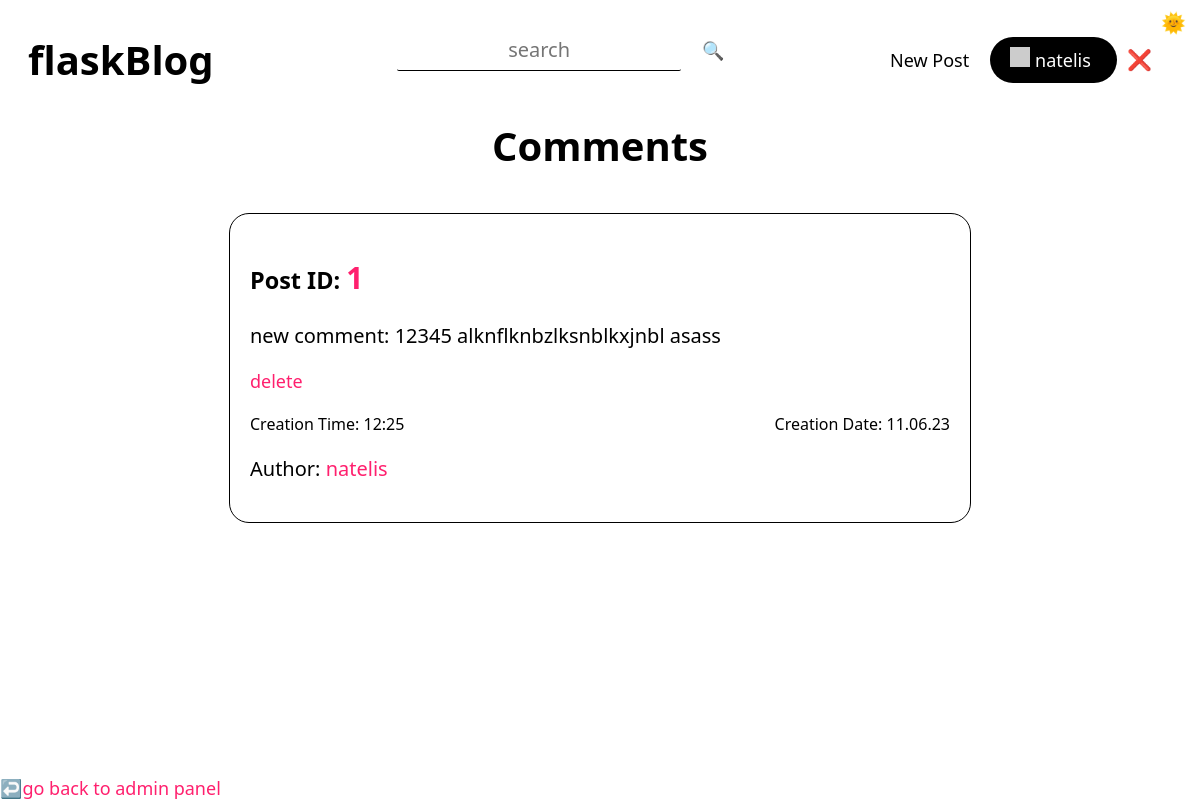
Page /admin/comments (signed in) on the committed database.
### tables this page shows
CREATE TABLE "Users" (
	"userID"	INTEGER NOT NULL UNIQUE,
	"userName"	TEXT UNIQUE,
	"email"	TEXT UNIQUE,
	"password"	TEXT,
	"profilePicture"	TEXT,
	"role"	TEXT,
	"points"	INTEGER,
	"creationDate"	TEXT,
	"creationTime"	TEXT,
	PRIMARY KEY("userID" AUTOINCREMENT)
);

### routes/adminPanelComments.py (the view)
@adminPanelCommentsBlueprint.route("/admin/comments")
@adminPanelCommentsBlueprint.route("/adminpanel/comments")
def adminPanelComments():
    match "userName" in session:
        case True:
            connection = sqlite3.connect(USERS_DB)
            cursor = connection.cursor()
            cursor.execute(
                f'select role from users where userName = "{session["userName"]}"'
            )
            role = cursor.fetchone()[0]
            match role == "admin":
                case True:
                    connection = sqlite3.connect(COMMENTS_DB)
                    cursor = connection.cursor()
                    cursor.execute("select * from comments")
                    comments = cursor.fetchall()
                    return render_template("adminPanelComments.html", comments=comments)
                case False:
                    return redirect("/")
        case False:
            return redirect("/")

### app.py (called while the page is built)
@app.context_processor
def utility_processor():
    getProfilePicture
    return dict(getProfilePicture=getProfilePicture)

### helpers.py (called while the page is built)
def getProfilePicture(userName):
    connection = sqlite3.connect(USERS_DB)
    cursor = connection.cursor()
    cursor.execute(
        f'select profilePicture from users where lower(userName) = "{userName.lower()}"'
    )
    return cursor.fetchone()[0]

### templates/adminPanelComments.html (shortened to what this page needs)
{% extends 'layout.html'%} {%block head%}
<link
  rel="stylesheet"
  href="{{ url_for('static', filename='css/index.css') }}"
/>
<link
  rel="stylesheet"
  href="{{ url_for('static', filename='css/dashboard.css') }}"
/>
{% endblock head %} {%block body%}
<h1 class="textCenter">Comments</h1>
{% for comment in comments %}
<div class="post centeredHorizontally">
  <h3>
    Post ID:
    <a class="title textPrimary" href="/post/{{comment[0]}} ">{{comment[1]}}</a>
  </h3>
  <div class="content" tag="content">{{comment[2]|safe}}</div>
  <section>
    <a
      href="/deletecomments/{{comment[0]}}/redirect=dashboard&{{session['userName'].lower()}}"
      class="btn btnLink textPrimary"
      >delete</a
    >
  </section>
  <div class="info">
    <p>Creation Time: {{comment[5]}}</p>
    <p>Creation Date: {{comment[4]}}</p>
  </div>
  {% if request.path == "/admin/comments" %}
  <p>
    Author:
    <a href="/user/{{comment[3].lower()}}" class="textPrimary"
      >{{comment[3]}}</a
    >
  </p>
  {% endif %}
</div>
{% endfor %} {% if request.path == "/admin/comments" %}
<a href="/admin" class="btn btnLink textPrimary goBackToAdmin"
  >↩️go back to admin panel</a
>
{% endif %} {% endblock body %}

### templates/navbar.html (shortened to what this page needs)
<link
  rel="stylesheet"
  href="{{ url_for('static', filename='css/navbar.css') }}"
/>
<div class="navbar">
  <a href="/"><h1 class="btn btnLink btnHome">flaskBlog</h1></a>
  <div class="searchBar">
    <input
      type="text"
      id="searchInput"
      class="input"
      autocomplete="off"
      placeholder="search"
    /><button onclick="search()" class="btn">🔍</button>
  </div>
  <div class="btns">
    {% if session["userName"] %}
    <a href="/createpost">
      <button class="btn btnLink">New Post</button>
    </a>
    <a href="/user/{{session['userName'].lower()}}">
      <div class="btn btnPrimary user">
        <img
          class="profilePicture"
          src="{{ getProfilePicture(session['userName']) }}"
        />
        <button class="btn profileText">{{session["userName"]}}</button>
      </div>
    </a>
    <a href="/logout" title="logout">❌</a>
    {% elif hideLogin %}
    <a href="/signup"><button class="btn btnLink">Sign Up</button></a>
    {% elif hideSignUp %}
    <a href="/login/redirect=&"><button class="btn btnLink">Login</button></a>
    {%else%}
    <a href="/login/redirect=&"><button class="btn btnLink">Login</button></a>
    <a href="/signup"><button class="btn btnPrimary">Sign Up</button></a>
    {% endif %}
  </div>
</div>

### static/css/general.css (style rules this page uses)
:root { --themePrimary: #000; --themeSecondary: #fff; --themeHelper: #303030; --primaryColor: #ff206e; --primaryHelper: #FF4F8C; }
* { font-family: system-ui, "Segoe UI", Roboto, Helvetica, Arial, sans-serif, "Apple Color Emoji", "Segoe UI Emoji", "Segoe UI Symbol"; color: var(--themePrimary); }
html { font-size: 125% !important; }
body { background-color: var(--themeSecondary); }
a { text-decoration: none; user-select: none; }
button { background-color: transparent; border: 0; }
.input { margin-bottom: 1rem; border: 0px; height: 2rem; width: 14rem; text-align: center; display: block; color: var(--themePrimary); background-color: transparent; font-size: 1rem; border-bottom: 1px solid var(--themePrimary); transition: 0.4s; border-radius: 0.1rem; }
.centeredHorizontally { margin-left: auto; margin-right: auto; }
.btn { height: fit-content; width: fit-content; border-radius: 2rem; border: 0px; transition: 0.25s; font-weight: 500; cursor: pointer; font-size: 0.9rem; text-align: center; margin: 0rem 0.25rem; }
.btnPrimary { padding: 0.5rem 1rem 0.5rem 1rem; color: var(--themeSecondary); background-color: var(--themePrimary); }
.btnLink { background-color: transparent; }
.textPrimary { color: var(--primaryColor); transition: 0.25s; }
.textCenter { text-align: center; }
.goBackToAdmin { position: absolute; bottom: 0px; left: 0px; }

### static/css/index.css (style rules this page uses)
.post { max-width: 35rem; max-height: fit-content; margin-top: 2rem; border: 1px solid var(--themePrimary); border-radius: 1rem; padding: 1rem; }
.content { display: -webkit-box; overflow: hidden; -webkit-line-clamp: 8; -webkit-box-orient: vertical; margin: 1rem 0rem; }
.title { font-size: 1.5rem; }

### static/css/dashboard.css (style rules this page uses)
a { margin: 0 !important; }
section, .info { display: flex; justify-content: space-between; }
.content { -webkit-line-clamp: 2; }
.info p { margin: 1rem 0 0 0; font-size: 0.8rem; }

### static/css/navbar.css (style rules this page uses)
.navbar { align-items: center; display: flex; width: 100%; justify-content: space-between; padding-top: 1rem; user-select: none; }
.btns { margin-right: 12rem; order: 5; }
.btnHome { margin-left: 12rem; order: 1; font-size: 2rem; font-weight: 550; }
.profilePicture { height: 1rem; width: 1rem; display: inline-block; }
.user { text-align: center; display: inline-block; height: fit-content; }
.profileText { margin: 0; padding-left: 0; color: var(--themeSecondary); }
#searchInput { display: inline-block; margin-right: 0.5rem; }
@media (min-width:968px) and (max-width:1280px) { .btnHome, .btns { margin-right: 2rem; } }
@media (min-width:968px) and (max-width:1280px) { .btnHome { margin-left: 1rem; } }

### rows in the picture
Users: userName "natelis", comment "1", comment "new comment: 12345 alknflknbzlksnblkxjnbl asass", comment "12:25", creationDate "11.06.23"
